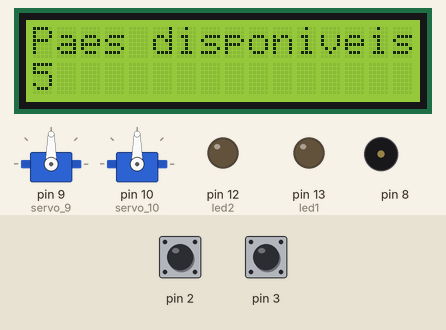
A sketch run on a simulated Arduino Uno, built with avr-gcc and run on an emulated ATmega328P. On the bench: 16×2 character LCD, 2 × servo, output pins drawn as LEDs (lit = HIGH), buzzer (waves = sounding). The inputs (shaded band) are chosen by the test bench; at power-on: pin 2 HIGH, pin 3 HIGH. What the sketch prints to the serial monitor is not drawn.

Above: at 3.3 s.
3.4 s: pin 2 pulled LOW for 0.15 s
At 5.4 s:
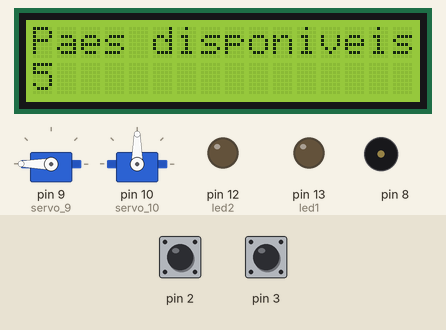
6.5 s: pin 3 pulled LOW for 0.15 s
At 8.5 s:
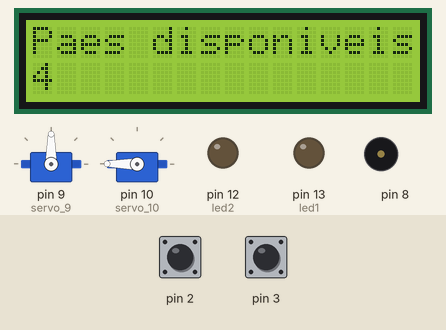
9.6 s: pin 2 pulled LOW for 1 s
At 11.0 s:
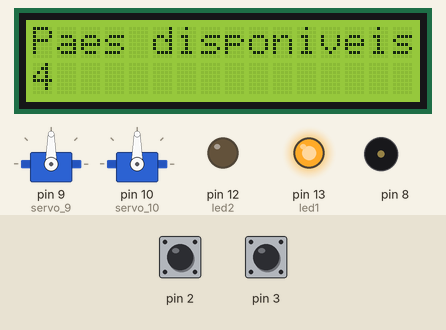
13.6 s: pin 3 pulled LOW for 1 s
At 17.4 s:
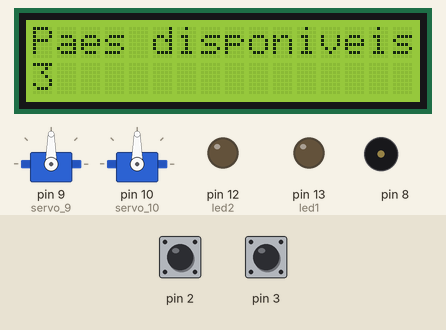
17.6 s: pin 3 pulled LOW for 3.2 s
At 21.95 s:
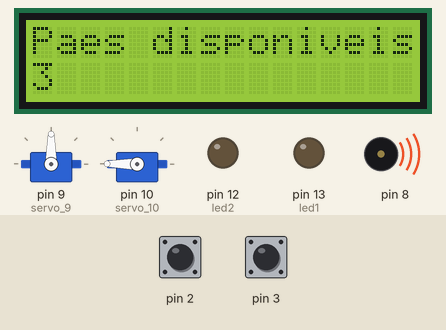
Timing chart, 0 to 24.3 s (numbered marks = the images above; inputs shaded):
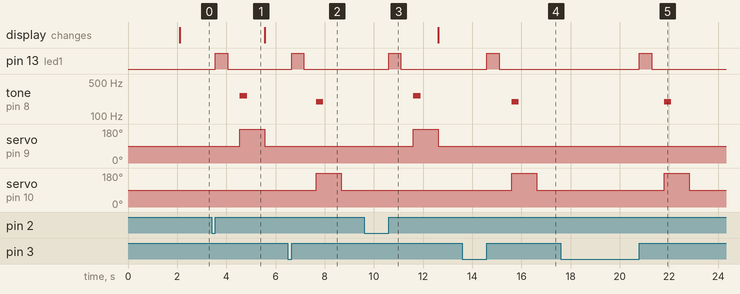

Measured:
- after the input at 3.4 s, pin 13 (led1): LOW → HIGH after 0.15 s, → LOW 0.50 s later; tone on pin 8: silent → 262 Hz after 1.2 s, → silent 0.30 s later; servo on pin 9 (servo_9): 90° → 180° after 1.2 s, → 90° 1.0 s later
- after the input at 6.5 s, pin 13 (led1): LOW → HIGH after 0.15 s, → LOW 0.50 s later; tone on pin 8: silent → 196 Hz after 1.2 s, → silent 0.30 s later; servo on pin 10 (servo_10): 90° → 180° after 1.2 s, → 90° 1.0 s later
- after the input at 9.6 s, pin 13 (led1): LOW → HIGH after 1.0 s, → LOW 0.50 s later; tone on pin 8: silent → 262 Hz after 2.0 s, → silent 0.30 s later; servo on pin 9 (servo_9): 90° → 180° after 2.0 s, → 90° 1.0 s later
- after the input at 13.6 s, pin 13 (led1): LOW → HIGH after 1.0 s, → LOW 0.50 s later; tone on pin 8: silent → 196 Hz after 2.0 s, → silent 0.30 s later; servo on pin 10 (servo_10): 90° → 180° after 2.0 s, → 90° 1.0 s later
- after the input at 17.6 s, pin 13 (led1): LOW → HIGH after 3.2 s, → LOW 0.50 s later; tone on pin 8: silent → 196 Hz after 4.2 s, → silent 0.30 s later; servo on pin 10 (servo_10): 90° → 180° after 4.2 s, → 90° 1.0 s later

The sketch:

ingenious_inari1.ino
```cpp
#include <Adafruit_LiquidCrystal.h>
#include <Servo.h>

#define NOTE_C4 262
#define NOTE_G3 196
#define NOTE_A4 440

int melody[] = { NOTE_C4, NOTE_G3, NOTE_A4 };
int noteDurations[] = { 4, 4, 4 };
int count = 5;

int led1 = 13;
int led2 = 12;

Servo servo_9, servo_10;

Adafruit_LiquidCrystal lcd_1(0);

void setup() {
  Serial.begin(9600);
  lcd_1.begin(16, 2);
  lcd_1.print("Bem-vindo a");
  lcd_1.setCursor(0, 1);
  lcd_1.print("Padaria");
  delay(2000);
  lcd_1.clear();

  lcd_1.print("Paes disponiveis: ");
  lcd_1.setCursor(0, 1);
  lcd_1.print(count);

  servo_9.attach(9);
  servo_10.attach(10);

  pinMode(2, INPUT_PULLUP);
  pinMode(3, INPUT_PULLUP);
  pinMode(led1, OUTPUT);
  pinMode(led2, OUTPUT);
}

void loop() {
  if (digitalRead(2) == LOW && count > 0) {
    Serial.println("Cliente entrou");
    while (digitalRead(2) == LOW);
    digitalWrite(led1, HIGH);
    delay(500);
    digitalWrite(led1, LOW);
    delay(500);

    tone(8, melody[0], 300);
    servo_9.write(180);
    delay(1000);
    servo_9.write(90);
    count--;
    lcd_1.clear();
    lcd_1.setCursor(0, 0);
    lcd_1.print("Paes disponiveis:");
    lcd_1.setCursor(0, 1);
    lcd_1.print(count);
    delay(500);

    if (count == 1) {
      lcd_1.clear();
      lcd_1.print("Atenção: Stock");
      lcd_1.setCursor(0, 1);
      lcd_1.print("baixo!");
      tone(8, melody[2], 1000);
      delay(1000);
      lcd_1.clear();
      lcd_1.setCursor(0, 0);
      lcd_1.print("Paes disponiveis:");
      lcd_1.setCursor(0, 1);
      lcd_1.print(count);
    }
  }

  if (digitalRead(3) == LOW && count > 0) {
    Serial.println("Pão vendido");
    while (digitalRead(3) == LOW);
    digitalWrite(led1, HIGH);
    delay(500);
    digitalWrite(led1, LOW);
    delay(500);

    tone(8, melody[1], 300);
    servo_10.write(180);
    delay(1000);
    servo_10.write(90);
    lcd_1.clear();
    lcd_1.print("Paes disponiveis:");
    lcd_1.setCursor(0, 1);
    lcd_1.print(count);
  }

  if (count == 0) {
    Serial.println("Acabou o stock!");
    lcd_1.clear();
    lcd_1.setCursor(0, 0);
    lcd_1.print("Padaria:");
    lcd_1.setCursor(0, 1);
    lcd_1.print("Esgotado!");

    digitalWrite(led2, HIGH);
    for (int i = 0; i < 3; i++) {
      tone(8, melody[2], 800);
      delay(800);
      noTone(8);
      delay(300);
    }
    delay(2000);
    digitalWrite(led2, LOW);
   // count++;
  }
}
```
